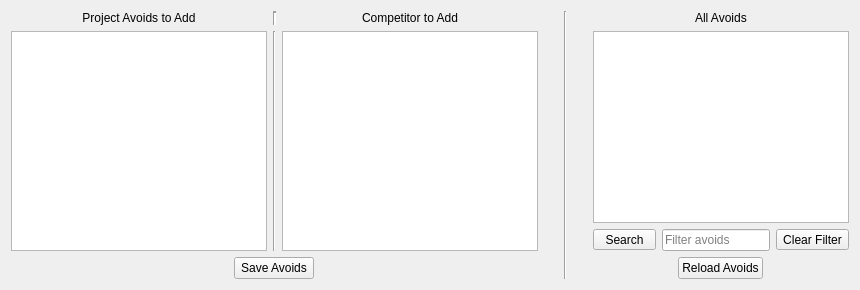
      <widget class="QWidget" name="avoids_tab">
       <attribute name="title">
        <string>View/Add Avoids</string>
       </attribute>
       <layout class="QGridLayout" name="gridLayout_3">
        <item row="0" column="0">
         <layout class="QGridLayout" name="gridLayout_5">
          <item row="1" column="3">
           <spacer name="verticalSpacer_3">
            <property name="orientation">
             <enum>Qt::Vertical</enum>
            </property>
            <property name="sizeHint" stdset="0">
             <size>
              <width>20</width>
              <height>40</height>
             </size>
            </property>
           </spacer>
          </item>
          <item row="1" column="4">
           <layout class="QGridLayout" name="gridLayout_6">
            <property name="sizeConstraint">
             <enum>QLayout::SetDefaultConstraint</enum>
            </property>
            <item row="1" column="3">
             <widget class="QTableView" name="qtable_avoids">
              <property name="editTriggers">
               <set>QAbstractItemView::NoEditTriggers</set>
              </property>
              <property name="sortingEnabled">
               <bool>true</bool>
              </property>
              <property name="wordWrap">
               <bool>false</bool>
              </property>
             </widget>
            </item>
            <item row="4" column="3">
             <layout class="QGridLayout" name="gridLayout_7">
              <item row="0" column="0" alignment="Qt::AlignHCenter">
               <widget class="QPushButton" name="btn_reload_avoids">
                <property name="text">
                 <string>Reload Avoids</string>
                </property>
               </widget>
              </item>
             </layout>
            </item>
            <item row="3" column="3">
             <layout class="QHBoxLayout" name="horizontalLayout_11">
              <item>
               <widget class="QToolButton" name="btn_filter_avoids">
                <property name="sizePolicy">
                 <sizepolicy hsizetype="MinimumExpanding" vsizetype="Fixed">
                  <horstretch>0</horstretch>
                  <verstretch>0</verstretch>
                 </sizepolicy>
                </property>
                <property name="minimumSize">
                 <size>
                  <width>25</width>
                  <height>0</height>
                 </size>
                </property>
                <property name="maximumSize">
                 <size>
                  <width>75</width>
                  <height>16777215</height>
                 </size>
                </property>
                <property name="text">
                 <string>Search</string>
                </property>
               </widget>
              </item>
              <item>
               <widget class="QLineEdit" name="lineedit_filter_avoids">
                <property name="inputMask">
                 <string/>
                </property>
                <property name="text">
                 <string/>
                </property>
                <property name="placeholderText">
                 <string>Filter avoids</string>
                </property>
               </widget>
              </item>
              <item>
               <widget class="QToolButton" name="btn_clear_avoid_filter">
                <property name="sizePolicy">
                 <sizepolicy hsizetype="MinimumExpanding" vsizetype="Fixed">
                  <horstretch>0</horstretch>
                  <verstretch>0</verstretch>
                 </sizepolicy>
                </property>
                <property name="minimumSize">
                 <size>
                  <width>25</width>
                  <height>0</height>
                 </size>
                </property>
                <property name="maximumSize">
                 <size>
                  <width>75</width>
                  <height>16777215</height>
                 </size>
                </property>
                <property name="text">
                 <string>Clear Filter</string>
                </property>
               </widget>
              </item>
             </layout>
            </item>
            <item row="0" column="3">
             <layout class="QHBoxLayout" name="horizontalLayout_12">
              <item alignment="Qt::AlignHCenter">
               <widget class="QLabel" name="label_all_avoids">
                <property name="text">
                 <string>All Avoids</string>
                </property>
               </widget>
              </item>
             </layout>
            </item>
           </layout>
          </item>
          <item row="1" column="1">
           <spacer name="verticalSpacer">
            <property name="orientation">
             <enum>Qt::Vertical</enum>
            </property>
            <property name="sizeHint" stdset="0">
             <size>
              <width>20</width>
              <height>40</height>
             </size>
            </property>
           </spacer>
          </item>
          <item row="1" column="0">
           <layout class="QGridLayout" name="gridLayout_4">
            <property name="sizeConstraint">
             <enum>QLayout::SetNoConstraint</enum>
            </property>
            <item row="2" column="0">
             <layout class="QHBoxLayout" name="horizontalLayout_8">
              <item>
               <widget class="QLabel" name="label_project_avoids">
                <property name="text">
                 <string>Project Avoids to Add</string>
                </property>
                <property name="alignment">
                 <set>Qt::AlignCenter</set>
                </property>
               </widget>
              </item>
              <item>
               <widget class="Line" name="line_2">
                <property name="lineWidth">
                 <number>2</number>
                </property>
                <property name="orientation">
                 <enum>Qt::Vertical</enum>
                </property>
               </widget>
              </item>
              <item>
               <widget class="QLabel" name="label_competitor">
                <property name="text">
                 <string>Competitor to Add</string>
                </property>
                <property name="alignment">
                 <set>Qt::AlignCenter</set>
                </property>
               </widget>
              </item>
             </layout>
            </item>
            <item row="5" column="0">
             <layout class="QGridLayout" name="gridLayout_8">
              <item row="0" column="0" alignment="Qt::AlignHCenter|Qt::AlignVCenter">
               <widget class="QPushButton" name="btn_save_avoids">
                <property name="maximumSize">
                 <size>
                  <width>300</width>
                  <height>16777215</height>
                 </size>
                </property>
                <property name="text">
                 <string>Save Avoids</string>
                </property>
               </widget>
              </item>
             </layout>
            </item>
            <item row="3" column="0">
             <layout class="QHBoxLayout" name="horizontalLayout_9">
              <item>
               <widget class="QPlainTextEdit" name="text_project_avoids">
                <property name="maximumSize">
                 <size>
                  <width>300</width>
                  <height>16777215</height>
                 </size>
                </property>
               </widget>
              </item>
              <item>
               <widget class="Line" name="line_3">
                <property name="orientation">
                 <enum>Qt::Vertical</enum>
                </property>
               </widget>
              </item>
              <item>
               <widget class="QPlainTextEdit" name="text_competitor"/>
              </item>
             </layout>
            </item>
           </layout>
          </item>
          <item row="1" column="2">
           <widget class="Line" name="line">
            <property name="orientation">
             <enum>Qt::Vertical</enum>
            </property>
           </widget>
          </item>
         </layout>
        </item>
       </layout>
      </widget>
